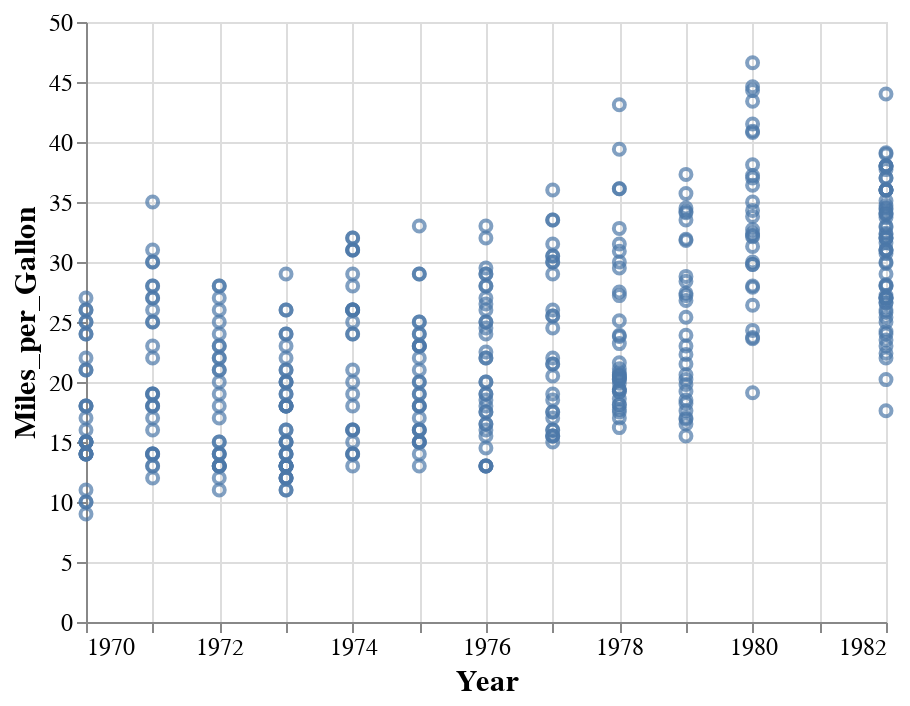

Here is the notebook cell this chart was saved with:
### Markdown cell above
We can use the point chart to visualize trends over time,
such as how the miles per gallon has changes over the years.

### Code cell
alt.Chart(cars).mark_point().encode(
    x='Year',
    y='Miles_per_Gallon')

### Figure 1 — Vega-Lite specification as saved in the notebook (floating-point values rounded to 4 significant figures; data arrays with more than 128 entries replaced by an {"elided": "..."} marker saying what was removed)
{"config": {"view": {"continuousWidth": 400, "continuousHeight": 300}, "legend": {"symbolSize": 14, "titleFontSize": 14, "labelFontSize": 14}, "axis": {"titleFontSize": 15, "labelFontSize": 12}, "encoding": {"x": {"scale": {"zero": false}}}}, "data": {"name": "data-f02450ab61490a1363517a0190416235"}, "mark": "point", "encoding": {"x": {"type": "temporal", "field": "Year"}, "y": {"type": "quantitative", "field": "Miles_per_Gallon"}}, "$schema": "https://vega.github.io/schema/vega-lite/v4.8.1.json", "datasets": {"data-f02450ab61490a1363517a0190416235": {"elided": "406 records"}}}
